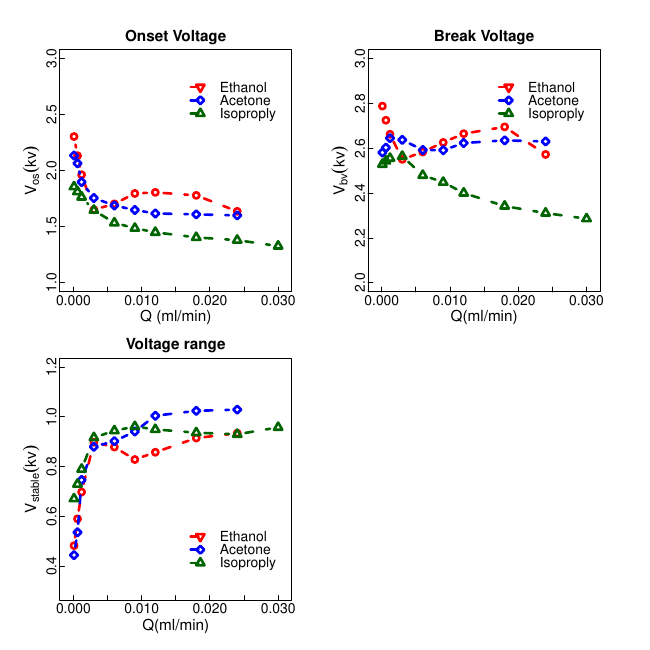

The R source for this figure:
library(xlsx)

#读取v~Q的数据
de_q<-read.xlsx("voltage.xls",sheetName="ethanol_q",header=TRUE)
da_q<-read.xlsx("voltage.xls",sheetName="acetone_q",header=TRUE)
di_q<-read.xlsx("voltage.xls",sheetName="iso_q",header=TRUE)

par(mfrow = c(2,2), mar = c(2,2.6,2,2), oma = c(1,1,1,1))

pdf("flowrate_3liquids.pdf")

####ov
plot(de_q$flowrate, de_q$OV,  col=0, xaxs="i", xlim=c(-0.002, 0.032), ylim=c(1, 3), 
     xlab="Q (ml/min)",mgp=c(1, 0, 0),tck=0.02,cex.lab=1.1,
     ylab=expression(V["os"](kv)))

title(main="Onset Voltage",cex.main=1.1,line=0.5)


model_qov <- loess(de_q$OV ~ de_q$flowrate)
fit <- fitted(model_qov)
ord <- order(de_q$flowrate)

lines(de_q$flowrate[ord], fit[ord], type="b", col="red", lwd=2.5, lty=2) # 乙醇的拟合曲线

#画图-丙酮
#points(da_q$flowrate, da_q$OV,  pch=23, col="blue")

model_aov <- loess(da_q$OV ~ da_q$flowrate)
fit <- fitted(model_aov)
ord <- order(da_q$flowrate)

lines(da_q$flowrate[ord], fit[ord], type="b", col="blue", pch=23, lwd=2.5, lty=2) # 丙酮的拟合曲线

#画图-异丙醇
#points(di_q$flowrate, di_q$OV,  pch=23, col="green")

model_iov <- loess(di_q$OV ~ di_q$flowrate)
fit <- fitted(model_iov)
ord <- order(di_q$flowrate)

lines(di_q$flowrate[ord], fit[ord], type="b", col="darkgreen", pch=24, lwd=2.5, lty=2) # 异丙醇的拟合曲线

#图例标注
legend("topright", c("Ethanol", "Acetone", "Isoproply"), inset=.1, bty="n", pch=c(6, 23, 24), col=c("red", "blue", "darkgreen"), lty=2, 
       lwd=2.5, cex=1)

####bv
plot(de_q$flowrate, de_q$BV,  pch=6, col=0, xaxs="i", xlim=c(-0.002, 0.032), ylim=c(2, 3), 
     xlab="Q(ml/min)", cex.lab=1.1, mgp=c(1, 0, 0),
     tck=0.02,ylab=expression(V["bv"](kv))
)

title(main="Break Voltage",cex.main=1.1,line=0.5)

model_qbv <- loess(de_q$BV ~ de_q$flowrate)
fit <- fitted(model_qbv)
ord <- order(de_q$flowrate)

lines(de_q$flowrate[ord], fit[ord], type="b", col="red", lwd=2.5, lty=2) # 乙醇的拟合曲线

#画图-丙酮
#points(da_q$flowrate, da_q$OV,  pch=23, col="blue")

model_abv <- loess(da_q$BV ~ da_q$flowrate)
fit <- fitted(model_abv)
ord <- order(da_q$flowrate)

lines(da_q$flowrate[ord], fit[ord], type="b", col="blue", pch=23, lwd=2.5, lty=2) # 丙酮的拟合曲线

#画图-异丙醇
#points(di_q$flowrate, di_q$OV,  pch=23, col="green")

model_ibv <- loess(di_q$BV ~ di_q$flowrate)
fit <- fitted(model_ibv)
ord <- order(di_q$flowrate)

lines(di_q$flowrate[ord], fit[ord], type="b", col="darkgreen", pch=24, lwd=2.5, lty=2) # 异丙醇的拟合曲线

#图例标注
legend("topright", bty = "n", c("Ethanol", "Acetone", "Isoproply"), inset=.1,  pch=c(6, 23, 24),
       col=c("red", "blue", "darkgreen"), lty=2, lwd=2.5, cex=1)
###stable
plot(de_q$flowrate, de_q$stable,  pch=6, col=0, xaxs="i", xlim=c(-0.002, 0.032), ylim=c(0.3, 1.2), 
     xlab="Q(ml/min)", mgp=c(1, 0, 0),
     tck=0.02,cex.lab=1.1, 
     ylab=expression(V["stable"](kv)))

title(main="Voltage range",line=0.5,cex.main=1.1)

model_qsv <- loess(de_q$stable ~ de_q$flowrate)
fit <- fitted(model_qsv)
ord <- order(de_q$flowrate)

lines(de_q$flowrate[ord], fit[ord], type="b", col="red", lwd=2.5, lty=2) # 乙醇的拟合曲线

#画图-丙酮
#points(da_q$flowrate, da_q$OV,  pch=23, col="blue")

model_asv <- loess(da_q$stable ~ da_q$flowrate)
fit <- fitted(model_asv)
ord <- order(da_q$flowrate)

lines(da_q$flowrate[ord], fit[ord], type="b", col="blue", pch=23, lwd=2.5, lty=2) # 丙酮的拟合曲线

#画图-异丙醇
#points(di_q$flowrate, di_q$OV,  pch=23, col="green")

model_isv <- loess(di_q$stable ~ di_q$flowrate)
fit <- fitted(model_isv)
ord <- order(di_q$flowrate)

lines(di_q$flowrate[ord], fit[ord], type="b", col="darkgreen", pch=24, lwd=2.5, lty=2) # 异丙醇的拟合曲线

#图例标注
legend("bottomright", c("Ethanol", "Acetone", "Isoproply"), bty= "n",
       inset=.1,  pch=c(6, 23, 24), col=c("red", "blue", "darkgreen"), lty=2, lwd=2.5, cex=1)

dev.off()